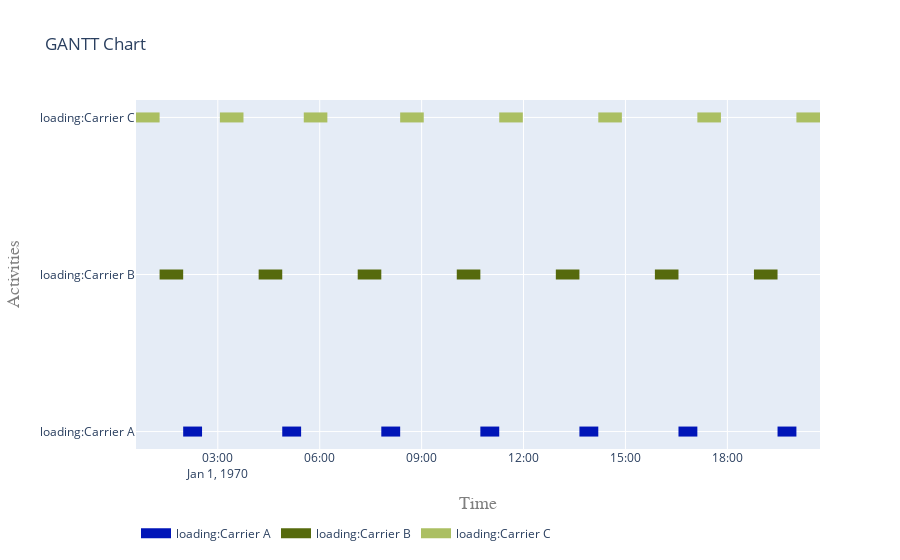

The notebook cell this image was saved under:
### Markdown cell above
Plot only activities whose namespace (first letters) matches load*

### Code cell
flat = pd.DataFrame(flatten(activities))
loading = list(flat[flat['ActivityName'].str.startswith('loading')]['activity'].values)
fig = get_gantt_chart(loading)

### Figure 1 — Plotly figure (JSON) as saved in the notebook; plotly's stock layout.template omitted (floating-point values rounded to 4 significant figures)
{"data": [{"connectgaps": false, "hoverinfo": "y+name", "line": {"color": "rgb(1,21,184)", "width": 10}, "mode": "lines", "name": "loading:Carrier A", "type": "scatter", "x": ["1970-01-01T01:58:50", "1970-01-01T01:58:50", "1970-01-01T02:32:10", "1970-01-01T02:32:10", "1970-01-01T02:32:10", "1970-01-01T04:53:48", "1970-01-01T04:53:48", "1970-01-01T05:27:08", "1970-01-01T05:27:08", "1970-01-01T05:27:08", "1970-01-01T07:48:46", "1970-01-01T07:48:46", "1970-01-01T08:22:06", "1970-01-01T08:22:06", "1970-01-01T08:22:06", "1970-01-01T10:43:44", "1970-01-01T10:43:44", "1970-01-01T11:17:04", "1970-01-01T11:17:04", "1970-01-01T11:17:04", "1970-01-01T13:38:42", "1970-01-01T13:38:42", "1970-01-01T14:12:02", "1970-01-01T14:12:02", "1970-01-01T14:12:02", "1970-01-01T16:33:40", "1970-01-01T16:33:40", "1970-01-01T17:07:00", "1970-01-01T17:07:00", "1970-01-01T17:07:00", "1970-01-01T19:28:38", "1970-01-01T19:28:38", "1970-01-01T20:01:58", "1970-01-01T20:01:58", "1970-01-01T20:01:58"], "y": ["loading:Carrier A", "loading:Carrier A", "loading:Carrier A", "loading:Carrier A", null, "loading:Carrier A", "loading:Carrier A", "loading:Carrier A", "loading:Carrier A", null, "loading:Carrier A", "loading:Carrier A", "loading:Carrier A", "loading:Carrier A", null, "loading:Carrier A", "loading:Carrier A", "loading:Carrier A", "loading:Carrier A", null, "loading:Carrier A", "loading:Carrier A", "loading:Carrier A", "loading:Carrier A", null, "loading:Carrier A", "loading:Carrier A", "loading:Carrier A", "loading:Carrier A", null, "loading:Carrier A", "loading:Carrier A", "loading:Carrier A", "loading:Carrier A", null]}, {"connectgaps": false, "hoverinfo": "y+name", "line": {"color": "rgb(86,106,13)", "width": 10}, "mode": "lines", "name": "loading:Carrier B", "type": "scatter", "x": ["1970-01-01T01:17:10", "1970-01-01T01:17:10", "1970-01-01T01:58:50", "1970-01-01T01:58:50", "1970-01-01T01:58:50", "1970-01-01T04:12:08", "1970-01-01T04:12:08", "1970-01-01T04:53:48", "1970-01-01T04:53:48", "1970-01-01T04:53:48", "1970-01-01T07:07:06", "1970-01-01T07:07:06", "1970-01-01T07:48:46", "1970-01-01T07:48:46", "1970-01-01T07:48:46", "1970-01-01T10:02:04", "1970-01-01T10:02:04", "1970-01-01T10:43:44", "1970-01-01T10:43:44", "1970-01-01T10:43:44", "1970-01-01T12:57:02", "1970-01-01T12:57:02", "1970-01-01T13:38:42", "1970-01-01T13:38:42", "1970-01-01T13:38:42", "1970-01-01T15:52:00", "1970-01-01T15:52:00", "1970-01-01T16:33:40", "1970-01-01T16:33:40", "1970-01-01T16:33:40", "1970-01-01T18:46:58", "1970-01-01T18:46:58", "1970-01-01T19:28:38", "1970-01-01T19:28:38", "1970-01-01T19:28:38"], "y": ["loading:Carrier B", "loading:Carrier B", "loading:Carrier B", "loading:Carrier B", null, "loading:Carrier B", "loading:Carrier B", "loading:Carrier B", "loading:Carrier B", null, "loading:Carrier B", "loading:Carrier B", "loading:Carrier B", "loading:Carrier B", null, "loading:Carrier B", "loading:Carrier B", "loading:Carrier B", "loading:Carrier B", null, "loading:Carrier B", "loading:Carrier B", "loading:Carrier B", "loading:Carrier B", null, "loading:Carrier B", "loading:Carrier B", "loading:Carrier B", "loading:Carrier B", null, "loading:Carrier B", "loading:Carrier B", "loading:Carrier B", "loading:Carrier B", null]}, {"connectgaps": false, "hoverinfo": "y+name", "line": {"color": "rgb(171,191,98)", "width": 10}, "mode": "lines", "name": "loading:Carrier C", "type": "scatter", "x": ["1970-01-01T00:35:30", "1970-01-01T00:35:30", "1970-01-01T01:17:10", "1970-01-01T01:17:10", "1970-01-01T01:17:10", "1970-01-01T03:03:40", "1970-01-01T03:03:40", "1970-01-01T03:45:20", "1970-01-01T03:45:20", "1970-01-01T03:45:20", "1970-01-01T05:31:50", "1970-01-01T05:31:50", "1970-01-01T06:13:30", "1970-01-01T06:13:30", "1970-01-01T06:13:30", "1970-01-01T08:22:06", "1970-01-01T08:22:06", "1970-01-01T09:03:46", "1970-01-01T09:03:46", "1970-01-01T09:03:46", "1970-01-01T11:17:04", "1970-01-01T11:17:04", "1970-01-01T11:58:44", "1970-01-01T11:58:44", "1970-01-01T11:58:44", "1970-01-01T14:12:02", "1970-01-01T14:12:02", "1970-01-01T14:53:42", "1970-01-01T14:53:42", "1970-01-01T14:53:42", "1970-01-01T17:07:00", "1970-01-01T17:07:00", "1970-01-01T17:48:40", "1970-01-01T17:48:40", "1970-01-01T17:48:40", "1970-01-01T20:01:58", "1970-01-01T20:01:58", "1970-01-01T20:43:38", "1970-01-01T20:43:38", "1970-01-01T20:43:38"], "y": ["loading:Carrier C", "loading:Carrier C", "loading:Carrier C", "loading:Carrier C", null, "loading:Carrier C", "loading:Carrier C", "loading:Carrier C", "loading:Carrier C", null, "loading:Carrier C", "loading:Carrier C", "loading:Carrier C", "loading:Carrier C", null, "loading:Carrier C", "loading:Carrier C", "loading:Carrier C", "loading:Carrier C", null, "loading:Carrier C", "loading:Carrier C", "loading:Carrier C", "loading:Carrier C", null, "loading:Carrier C", "loading:Carrier C", "loading:Carrier C", "loading:Carrier C", null, "loading:Carrier C", "loading:Carrier C", "loading:Carrier C", "loading:Carrier C", null, "loading:Carrier C", "loading:Carrier C", "loading:Carrier C", "loading:Carrier C", null]}], "layout": {"hovermode": "closest", "legend": {"orientation": "h", "x": 0, "y": -0.2}, "title": {"text": "GANTT Chart"}, "xaxis": {"range": ["1970-01-01T00:35:30", "1970-01-01T20:43:38"], "title": {"font": {"color": "#7f7f7f", "family": "Courier New, monospace", "size": 18}, "text": "Time"}}, "yaxis": {"title": {"font": {"color": "#7f7f7f", "family": "Courier New, monospace", "size": 18}, "text": "Activities"}}}}
